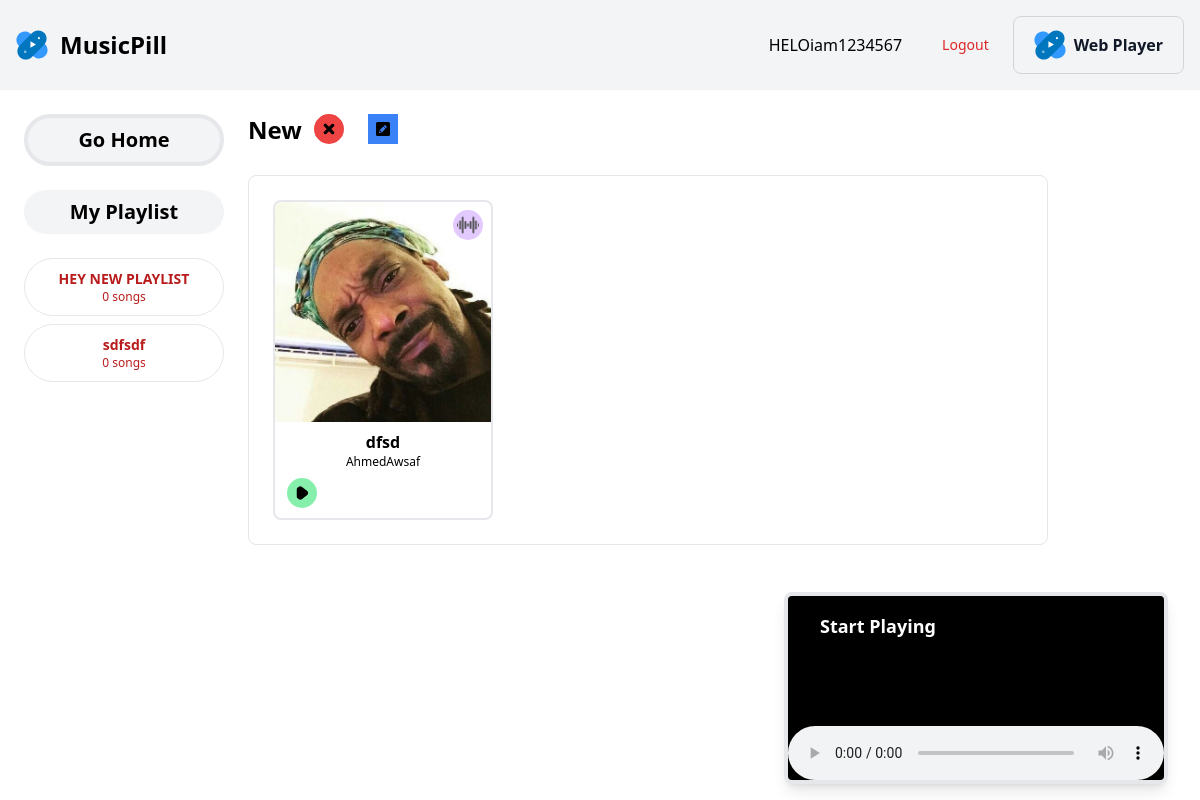
Page /playlist/7/ (signed in) on the committed database.
### main/models.py (models this page shows, shortened)
class CustomUserModel(AbstractUser):
    USER_TYPE_CHOICES = (
        ('standard', 'Standard User'),
        ('artist', 'Artist'),
        ('admin', 'Administrator'),
        ('staff', 'Staff'),
    )
    bio = models.TextField(blank=True)
    friends = models.ManyToManyField('self',blank=True)
    user_type = models.CharField(max_length=10, choices=USER_TYPE_CHOICES, default='standard')
    image = models.ImageField(upload_to=f'User_images/', blank=True, null=True)
    def __str__(self):
        return self.username

class Playlist(models.Model):
    title = models.CharField(max_length=255)
    owner = models.ForeignKey(CustomUserModel, on_delete=models.CASCADE)
    songs = models.ManyToManyField(Song, related_name='playlists', blank=True)
    created_at = models.DateTimeField(auto_now_add=True)

class Song(models.Model):
    title = models.CharField(max_length=255)
    bio = models.TextField(max_length=450,blank=True,null=True)
    artist = models.ForeignKey(CustomUserModel, on_delete=models.CASCADE)
    SSP = models.TextField(blank=True,null=True) #SINGERSONGWRITERPRODUCER
    srctype = models.BooleanField(default=False,blank=True,null=True)
    audio_url = models.URLField(null=True,blank=True)
    audio_file = models.FileField(upload_to=get_song_upload_path,null=True,blank=True)
    cover_image = models.ImageField(upload_to='song_covers/', blank=True, null=True)
    release_date = models.DateTimeField(auto_now_add=True)
    duration = models.PositiveIntegerField(default=0)
    podcast = models.BooleanField(default=False)
    album = models.ForeignKey(Album, on_delete=models.SET_NULL, blank=True, null=True)
    genre = models.ForeignKey(Genre, on_delete=models.SET_NULL, blank=True,null=True)
    nop = models.PositiveIntegerField(default=0)
    Emotion = models.ForeignKey(Emotion, on_delete=models.SET_NULL, blank=True,null=True)

### player/views.py (the view)
# urls.py: path('playlist/<int:playlist_id>/', playlist_detail, name='playlist_detail'),
@login_required
def playlist_detail(request, playlist_id):
    playlists = Playlist.objects.filter(owner=request.user).annotate(song_count=Count('songs'))
    playlist = get_object_or_404(Playlist, id=playlist_id)
    return render(request, 'playlist_detail.html', {'playlist': playlist,'playlists':playlists})

### main/models.py (called while the page is built)
    def __str__(self):
        return self.title

### player/templates/playlist_detail.html (shortened to what this page needs)
{% extends "base.html" %}
{% load static %}
{% block extrabutton %}
<div class="flex flex-col">
    <a href="{% url 'webplayer' %}" class="inline-flex justify-center items-center py-3 px-5 text-base font-medium text-center text-gray-900 rounded-lg border border-gray-300 hover:bg-gray-100 focus:ring-4 focus:ring-gray-100">
        <img class="w-8" src="{% static 'LOGO.svg' %}" alt="" srcset="">
        <h3 class="ml-2 font-bold">Web Player</h3>
    </a>
</div>
{% endblock extrabutton %}
{% block content %}
    <div class='flex'>
    <div class='w-1/6 m-6'>
      <a href="{% url 'webplayer' %}"><h2 class='flex border-4 hover:bg-gray-300 justify-center rounded-full bg-gray-100 p-2 text-xl font-bold mb-6'>Go Home</h2></a>
      <h2 class='flex justify-center rounded-full bg-gray-100 p-2 text-xl font-bold mb-6'>My Playlist</h2>
          {% for playlist in playlists %}
          <a href="{% url 'playlist_detail' playlist_id=playlist.id %}"><button type="button" class="w-full border text-red-700 hover:text-black hover:bg-blue-100 focus:ring-4 focus:ring-blue-300 font-medium rounded-full text-sm px-5 py-2.5 me-2   mb-2 focus:outline-none"><h1 class='font-bold text-sm'>{{playlist.title}}</h1><h1 class='text-bold text-xs'>{{playlist.song_count}} songs</h1></button></a>
          {% endfor %}
    </div>
    <div class='w-4/6'>
    <h2 class="text-2xl font-bold my-6 flex item-center">
      {{ playlist.title }}
      <a href="{% url 'remove_playlist' playlist_id=playlist.id %}" ><button class='mx-3'><img src="{% static 'plus-icon.svg' %}" alt="Play-sign" class='rotate-45 w-32 h-32 rounded-full p-2 bg-red-500' style='width:30px; height:30px; object-fit: cover;'></button></a>
      <a href="{% url 'update_playlist' playlist_id=playlist.id %}" ><button class='mx-3'><img src="{% static 'pencil-square-icon.svg' %}" alt="Play-sign" class='w-32 h-32 p-2 bg-blue-500' style='width:30px; height:30px; object-fit: cover;'></button></a>
    </h2>
    <div class='flex border p-2 rounded-lg'>
        {% if playlist.songs.all %}
        {% for song in playlist.songs.all %}
          <div class='border-2 rounded-lg flex flex-col m-4' style='width:220px; height:320px'>
            <div class='relative opacity-70 hover:opacity-100'>
            <img src="
            {% if song.podcast %}
            {% static 'Podcast.png' %}
            {% else %}
            {% static 'wave.png' %}
            {% endif %}
              " alt="Play-sign" class='absolute right-2 top-2 rounded-full p-1
              {% if song.podcast %}
              bg-pink-300
              {% else %}
              bg-purple-300
              {% endif %}
                ' style='width:30px; height:30px; object-fit: cover;'>
            </div>
            <img class="playButton" data-src="{{ song.audio_file.url }}" style='width:220px; height:220px; object-fit: cover;border-radius: 3% 3% 0 0;' src="{{ song.cover_image.url }}" alt="cover_image">
            <h1 class='px-2 text-center font-bold pt-2 overflow-visible'>{{song.title}}</h1>
            <a href=""><h1 class='px-2 text-center text-xs pb-2 overflow-auto hover:text-blue-800'>{{song.artist}}</h1></a>
            <div class='mx-3 flex'>
            <button onclick="playSong('{{ song.title }}', '{{ song.artist }}', '{{ song.album }}', '{{ song.cover_image.url }}', '{{ song.audio_file.url }}')"><img src="{% static 'play.svg' %}" alt="Play-sign" class='w-32 h-32 rounded-full p-2 mb-2 bg-green-300' style='width:30px; height:30px; object-fit: cover;'></button>
          </div>
          </div>
        {% endfor %}
        {% else %}
        <h1 class='text-xl text-center mx-auto my-32 italic font-bold'>No Songs found in the Playlist</h1>
        {% endif %}
      </div>
    </div>
    </div>
{% endblock content %}

### player/templates/base.html (shortened to what this page needs)
<!DOCTYPE html>
<html lang="en">
<head>
    <link href="https://unpkg.com/tailwindcss@^2/dist/tailwind.min.css" rel="stylesheet">
    <script src="https://cdn.tailwindcss.com"></script>
    <script src="https://cdn.tailwindcss.com?plugins=forms,typography,aspect-ratio,line-clamp"></script>
    {% load static %}
</head>
<body class='h-screen'>
        <nav class="bg-gray-100 border-gray-200">
            <div class="flex flex-wrap justify-between items-center mx-auto max-w-screen-xl p-4">
                <a href="{% url 'webplayer' %}" class="flex items-center space-x-3 rtl:space-x-reverse">
                    <img src="{% static 'LOGO.svg' %}" class="h-8" alt="MusicPill Logo" />
                    <span class="self-center text-2xl font-semibold whitespace-nowrap">MusicPill</span>
                </a>
                <div class="flex items-center space-x-6 rtl:space-x-reverse">
                    {% if user.is_authenticated %}
                      <a href="{% url 'user_profile' user_id=request.user.id %}" class='flex items-center'><p class='p-4'>{{ user.username }}</p>
                      </a>
                      <a href="{% url 'logout_user' %}" class="text-sm  text-red-600 dark:text-red-500 hover:underline">Logout</a>
                      {% block extrabutton %}{% endblock extrabutton %}
                        {% else %}
                        <a href="login/" class="text-sm  text-blue-600 dark:text-blue-500 hover:underline">Login</a>
                        <a href="register/" class="text-sm  bg-blue-600 text-white rounded-lg px-4 py-2">Register</a>
                    {% endif %}
                </div>
            </div>
        </nav>
<div class='h-4/5'>
{% block content %} Are you sure your are in the right place? {% endblock content %}
</div>
{% block Noplayer %}
<div class="absolute bottom-4 right-8 h-48 w-96 rounded-lg bg-black border-4 shadow-lg">
    <div id="audio-player" class="audio-player w-full h-full">
      <img id="audio-cover" src="{% static 'wave.png' %}" class="absolute right-6 top-6 w-24 h-24 rounded-lg object-cover" alt="Song Cover">
      <div class="text-white ml-4 p-4">
          <p id="audio-title" class="text-white text-lg font-bold">Start Playing</p>
      </div>
    </div>
    <div class="w-full absolute bottom-0 right-0 "><audio id="audio" class="rounded-lg w-full relative bottom-0 right-0" controls></audio></div>
  </div>
{% endblock Noplayer %}
</body>
</html>

### rows in the picture
CustomUserModel: username "HELOiam1234567"
Playlist: title "HEY NEW PLAYLIST", song_count "0"
Playlist: title "sdfsdf", song_count "0"
Playlist: title "New"
Song: cover_image (picture), title "dfsd", artist "AhmedAwsaf"
